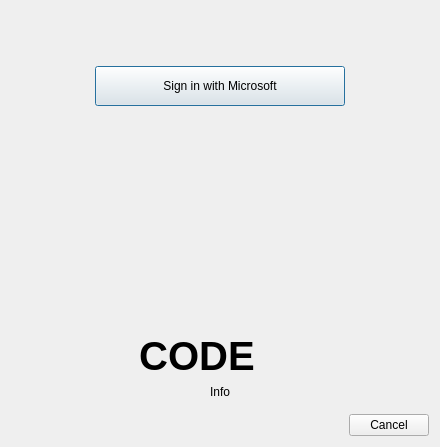
<?xml version="1.0" encoding="UTF-8"?>
<ui version="4.0">
 <class>MSALoginDialog</class>
 <widget class="QDialog" name="MSALoginDialog">
  <property name="geometry">
   <rect>
    <x>0</x>
    <y>0</y>
    <width>440</width>
    <height>447</height>
   </rect>
  </property>
  <property name="minimumSize">
   <size>
    <width>0</width>
    <height>430</height>
   </size>
  </property>
  <property name="windowTitle">
   <string>Add Microsoft Account</string>
  </property>
  <layout class="QVBoxLayout" name="verticalLayout_6">
   <item>
    <widget class="QStackedWidget" name="stackedWidget2">
     <property name="visible">
      <bool>false</bool>
     </property>
     <property name="currentIndex">
      <number>1</number>
     </property>
     <widget class="QWidget" name="loadingPage2">
      <layout class="QVBoxLayout" name="verticalLayout_31">
       <item>
        <spacer name="verticalSpacer_4">
         <property name="orientation">
          <enum>Qt::Vertical</enum>
         </property>
         <property name="sizeHint" stdset="0">
          <size>
           <width>20</width>
           <height>40</height>
          </size>
         </property>
        </spacer>
       </item>
       <item>
        <widget class="QLabel" name="loadingLabel2">
         <property name="font">
          <font>
           <pointsize>16</pointsize>
           <weight>75</weight>
           <bold>true</bold>
          </font>
         </property>
         <property name="text">
          <string>Please wait...</string>
         </property>
         <property name="alignment">
          <set>Qt::AlignCenter</set>
         </property>
         <property name="wordWrap">
          <bool>true</bool>
         </property>
        </widget>
       </item>
       <item>
        <widget class="QLabel" name="status2">
         <property name="text">
          <string>Status</string>
         </property>
         <property name="alignment">
          <set>Qt::AlignCenter</set>
         </property>
         <property name="wordWrap">
          <bool>true</bool>
         </property>
        </widget>
       </item>
       <item>
        <spacer name="verticalSpacer_31">
         <property name="orientation">
          <enum>Qt::Vertical</enum>
         </property>
         <property name="sizeHint" stdset="0">
          <size>
           <width>20</width>
           <height>40</height>
          </size>
         </property>
        </spacer>
       </item>
      </layout>
     </widget>
     <widget class="QWidget" name="mpPage1">
      <layout class="QVBoxLayout" name="verticalLayout_21" stretch="0">
       <item>
        <layout class="QHBoxLayout" name="horizontalLayout_7">
         <item>
          <spacer name="horizontalSpacer_5">
           <property name="orientation">
            <enum>Qt::Horizontal</enum>
           </property>
           <property name="sizeHint" stdset="0">
            <size>
             <width>40</width>
             <height>20</height>
            </size>
           </property>
          </spacer>
         </item>
         <item>
          <widget class="QPushButton" name="loginButton">
           <property name="minimumSize">
            <size>
             <width>250</width>
             <height>40</height>
            </size>
           </property>
           <property name="text">
            <string>Sign in with Microsoft</string>
           </property>
           <property name="default">
            <bool>true</bool>
           </property>
          </widget>
         </item>
         <item>
          <spacer name="horizontalSpacer_6">
           <property name="orientation">
            <enum>Qt::Horizontal</enum>
           </property>
           <property name="sizeHint" stdset="0">
            <size>
             <width>40</width>
             <height>20</height>
            </size>
           </property>
          </spacer>
         </item>
        </layout>
       </item>
      </layout>
     </widget>
    </widget>
   </item>
   <item>
    <widget class="QStackedWidget" name="stackedWidget">
     <property name="currentIndex">
      <number>1</number>
     </property>
     <widget class="QWidget" name="loadingPage">
      <layout class="QVBoxLayout" name="verticalLayout_3">
       <item>
        <spacer name="verticalSpacer_41">
         <property name="orientation">
          <enum>Qt::Vertical</enum>
         </property>
         <property name="sizeHint" stdset="0">
          <size>
           <width>20</width>
           <height>40</height>
          </size>
         </property>
        </spacer>
       </item>
       <item>
        <widget class="QLabel" name="loadingLabel">
         <property name="font">
          <font>
           <pointsize>16</pointsize>
           <weight>75</weight>
           <bold>true</bold>
          </font>
         </property>
         <property name="text">
          <string>Please wait...</string>
         </property>
         <property name="alignment">
          <set>Qt::AlignCenter</set>
         </property>
         <property name="wordWrap">
          <bool>true</bool>
         </property>
        </widget>
       </item>
       <item>
        <widget class="QLabel" name="status">
         <property name="text">
          <string>Status</string>
         </property>
         <property name="alignment">
          <set>Qt::AlignCenter</set>
         </property>
         <property name="wordWrap">
          <bool>true</bool>
         </property>
        </widget>
       </item>
       <item>
        <spacer name="verticalSpacer_3">
         <property name="orientation">
          <enum>Qt::Vertical</enum>
         </property>
         <property name="sizeHint" stdset="0">
          <size>
           <width>20</width>
           <height>40</height>
          </size>
         </property>
        </spacer>
       </item>
      </layout>
     </widget>
     <widget class="QWidget" name="mpPage">
      <layout class="QVBoxLayout" name="verticalLayout_2" stretch="0,0,0">
       <item>
        <layout class="QHBoxLayout" name="horizontalLayout">
         <item>
          <spacer name="horizontalSpacer">
           <property name="orientation">
            <enum>Qt::Horizontal</enum>
           </property>
           <property name="sizeHint" stdset="0">
            <size>
             <width>40</width>
             <height>20</height>
            </size>
           </property>
          </spacer>
         </item>
         <item>
          <widget class="QLabel" name="qr">
           <property name="sizePolicy">
            <sizepolicy hsizetype="Fixed" vsizetype="Fixed">
             <horstretch>0</horstretch>
             <verstretch>0</verstretch>
            </sizepolicy>
           </property>
           <property name="minimumSize">
            <size>
             <width>150</width>
             <height>150</height>
            </size>
           </property>
           <property name="maximumSize">
            <size>
             <width>150</width>
             <height>150</height>
            </size>
           </property>
           <property name="text">
            <string/>
           </property>
           <property name="scaledContents">
            <bool>true</bool>
           </property>
           <property name="alignment">
            <set>Qt::AlignCenter</set>
           </property>
          </widget>
         </item>
         <item>
          <spacer name="horizontalSpacer_2">
           <property name="orientation">
            <enum>Qt::Horizontal</enum>
           </property>
           <property name="sizeHint" stdset="0">
            <size>
             <width>40</width>
             <height>20</height>
            </size>
           </property>
          </spacer>
         </item>
        </layout>
       </item>
       <item>
        <layout class="QHBoxLayout" name="horizontalLayout_2">
         <item>
          <spacer name="horizontalSpacer_3">
           <property name="orientation">
            <enum>Qt::Horizontal</enum>
           </property>
           <property name="sizeHint" stdset="0">
            <size>
             <width>40</width>
             <height>20</height>
            </size>
           </property>
          </spacer>
         </item>
         <item>
          <widget class="QLabel" name="code">
           <property name="font">
            <font>
             <pointsize>30</pointsize>
             <weight>75</weight>
             <bold>true</bold>
            </font>
           </property>
           <property name="cursor">
            <cursorShape>IBeamCursor</cursorShape>
           </property>
           <property name="text">
            <string>CODE</string>
           </property>
           <property name="alignment">
            <set>Qt::AlignCenter</set>
           </property>
           <property name="textInteractionFlags">
            <set>Qt::TextBrowserInteraction</set>
           </property>
          </widget>
         </item>
         <item>
          <widget class="QPushButton" name="copyCode">
           <property name="toolTip">
            <string>Copy code to clipboard</string>
           </property>
           <property name="text">
            <string/>
           </property>
           <property name="icon">
            <iconset theme="copy">
             <normaloff>.</normaloff>.</iconset>
           </property>
           <property name="iconSize">
            <size>
             <width>22</width>
             <height>22</height>
            </size>
           </property>
           <property name="flat">
            <bool>true</bool>
           </property>
          </widget>
         </item>
         <item>
          <spacer name="horizontalSpacer_4">
           <property name="orientation">
            <enum>Qt::Horizontal</enum>
           </property>
           <property name="sizeHint" stdset="0">
            <size>
             <width>40</width>
             <height>20</height>
            </size>
           </property>
          </spacer>
         </item>
        </layout>
       </item>
       <item>
        <widget class="QLabel" name="qrMessage">
         <property name="text">
          <string>Info</string>
         </property>
         <property name="alignment">
          <set>Qt::AlignCenter</set>
         </property>
         <property name="wordWrap">
          <bool>true</bool>
         </property>
         <property name="openExternalLinks">
          <bool>true</bool>
         </property>
         <property name="textInteractionFlags">
          <set>Qt::TextBrowserInteraction</set>
         </property>
        </widget>
       </item>
      </layout>
     </widget>
    </widget>
   </item>
   <item>
    <widget class="QDialogButtonBox" name="buttonBox">
     <property name="standardButtons">
      <set>QDialogButtonBox::Cancel</set>
     </property>
    </widget>
   </item>
  </layout>
 </widget>
 <resources/>
 <connections/>
</ui>
